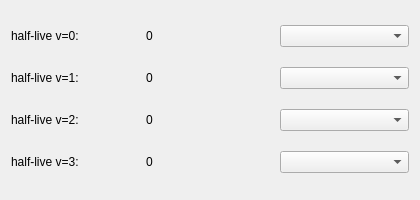
<?xml version="1.0" encoding="UTF-8"?>
<ui version="4.0">
<comment> This file is part of TUNNEX.

 TUNNEX is free software: you can redistribute it and/or modify
 it under the terms of the GNU General Public License as published by
 the Free Software Foundation, either version 3 of the License, or
 laster any later version.

 TUNNEX is distributed in the hope that it will be useful,
 but WITHOUT ANY WARRANTY; without even the implied warranty of
 MERCHANTABILITY or FITNESS FOR A PARTICULAR PURPOSE.  See the
 GNU General Public License for more details.

 You should have received a copy of the GNU General Public License
 along with TUNNEX.  If not, see http://www.gnu.org/licenses/.

 TUNNEX 1.0.0 
 Copyright (c) Henrik Quanz
 </comment>
 <class>resultWidget</class>
 <widget class="QWidget" name="resultWidget">
  <property name="geometry">
   <rect>
    <x>0</x>
    <y>0</y>
    <width>420</width>
    <height>200</height>
   </rect>
  </property>
  <property name="sizePolicy">
   <sizepolicy hsizetype="Preferred" vsizetype="Preferred">
    <horstretch>0</horstretch>
    <verstretch>0</verstretch>
   </sizepolicy>
  </property>
  <property name="minimumSize">
   <size>
    <width>420</width>
    <height>200</height>
   </size>
  </property>
  <property name="maximumSize">
   <size>
    <width>420</width>
    <height>16777215</height>
   </size>
  </property>
  <property name="windowTitle">
   <string>Half Lives</string>
  </property>
  <property name="locale">
   <locale language="English" country="UnitedStates"/>
  </property>
  <layout class="QGridLayout" name="gridLayout">
   <item row="3" column="0">
    <widget class="QLabel" name="label_4">
     <property name="text">
      <string>half-live v=3:</string>
     </property>
    </widget>
   </item>
   <item row="0" column="1">
    <widget class="QLabel" name="resV0">
     <property name="cursor">
      <cursorShape>IBeamCursor</cursorShape>
     </property>
     <property name="text">
      <string>0</string>
     </property>
     <property name="textInteractionFlags">
      <set>Qt::LinksAccessibleByMouse|Qt::TextSelectableByMouse</set>
     </property>
    </widget>
   </item>
   <item row="0" column="0">
    <widget class="QLabel" name="label">
     <property name="text">
      <string>half-live v=0:</string>
     </property>
    </widget>
   </item>
   <item row="1" column="1">
    <widget class="QLabel" name="resV1">
     <property name="cursor">
      <cursorShape>IBeamCursor</cursorShape>
     </property>
     <property name="text">
      <string>0</string>
     </property>
     <property name="textInteractionFlags">
      <set>Qt::LinksAccessibleByMouse|Qt::TextSelectableByMouse</set>
     </property>
    </widget>
   </item>
   <item row="2" column="0">
    <widget class="QLabel" name="label_3">
     <property name="text">
      <string>half-live v=2:</string>
     </property>
    </widget>
   </item>
   <item row="2" column="1">
    <widget class="QLabel" name="resV2">
     <property name="cursor">
      <cursorShape>IBeamCursor</cursorShape>
     </property>
     <property name="text">
      <string>0</string>
     </property>
     <property name="textInteractionFlags">
      <set>Qt::LinksAccessibleByMouse|Qt::TextSelectableByMouse</set>
     </property>
    </widget>
   </item>
   <item row="3" column="1">
    <widget class="QLabel" name="resV3">
     <property name="cursor">
      <cursorShape>IBeamCursor</cursorShape>
     </property>
     <property name="text">
      <string>0</string>
     </property>
     <property name="textInteractionFlags">
      <set>Qt::LinksAccessibleByMouse|Qt::TextSelectableByMouse</set>
     </property>
    </widget>
   </item>
   <item row="1" column="0">
    <widget class="QLabel" name="label_2">
     <property name="text">
      <string>half-live v=1:</string>
     </property>
    </widget>
   </item>
   <item row="0" column="2">
    <widget class="QComboBox" name="combo_v0"/>
   </item>
   <item row="1" column="2">
    <widget class="QComboBox" name="combo_v1"/>
   </item>
   <item row="2" column="2">
    <widget class="QComboBox" name="combo_v2"/>
   </item>
   <item row="3" column="2">
    <widget class="QComboBox" name="combo_v3"/>
   </item>
  </layout>
 </widget>
 <resources/>
 <connections/>
</ui>
